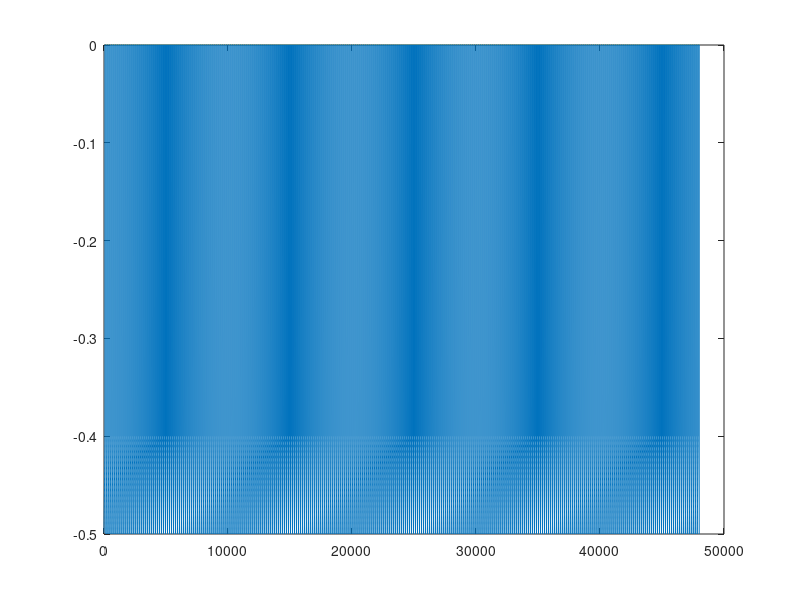

The MATLAB script that drew this image:



close all
clear


fs = 16000;
T = 3;
x = zeros(fs*T,1);
unit = 0.01*fs; 

for i = 1:fs*3
    %x(i) = 2*mod(10*i,fs)/fs-1;

    i2 = mod(i,unit);

    if i2 > unit/2
        x(i) = 1-2*(20*(i2-unit/2)/fs);
        x(i)=0;
    else
        x(i) = (20*i2/fs)-0.5;
    end
end
figure
plot(x)
sound(x,fs)